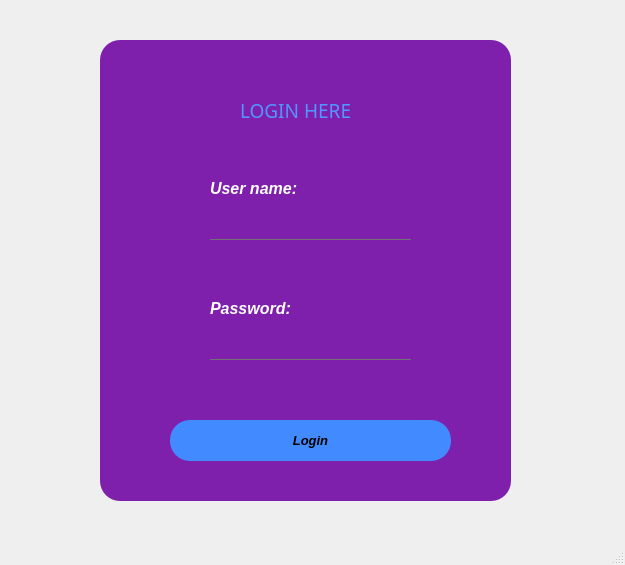
<?xml version="1.0" encoding="UTF-8"?>
<ui version="4.0">
 <class>login</class>
 <widget class="QMainWindow" name="login">
  <property name="geometry">
   <rect>
    <x>0</x>
    <y>0</y>
    <width>625</width>
    <height>565</height>
   </rect>
  </property>
  <property name="windowTitle">
   <string>login</string>
  </property>
  <property name="windowIcon">
   <iconset>
    <normaloff>../maquetteQT/y.png</normaloff>../maquetteQT/y.png</iconset>
  </property>
  <widget class="QWidget" name="centralwidget">
   <widget class="QPushButton" name="pushButton">
    <property name="geometry">
     <rect>
      <x>100</x>
      <y>40</y>
      <width>411</width>
      <height>461</height>
     </rect>
    </property>
    <property name="styleSheet">
     <string notr="true">QPushButton
{
border-radius: 10px 100px / 120px;
background-color: rgb(126, 32, 172);
border-color: rgb(0, 0, 255);
border-radius: 20px;
}</string>
    </property>
    <property name="text">
     <string/>
    </property>
    <property name="iconSize">
     <size>
      <width>600</width>
      <height>600</height>
     </size>
    </property>
   </widget>
   <widget class="QPushButton" name="pushButton_2">
    <property name="geometry">
     <rect>
      <x>230</x>
      <y>-30</y>
      <width>151</width>
      <height>181</height>
     </rect>
    </property>
    <property name="styleSheet">
     <string notr="true">color: #000;
border:none;
background-color: transparent;</string>
    </property>
    <property name="text">
     <string/>
    </property>
    <property name="icon">
     <iconset>
      <normaloff>../maquetteQT/y.png</normaloff>../maquetteQT/y.png</iconset>
    </property>
    <property name="iconSize">
     <size>
      <width>120</width>
      <height>150</height>
     </size>
    </property>
   </widget>
   <widget class="QLabel" name="label">
    <property name="geometry">
     <rect>
      <x>240</x>
      <y>100</y>
      <width>151</width>
      <height>20</height>
     </rect>
    </property>
    <property name="font">
     <font>
      <family>Kristen ITC</family>
      <pointsize>14</pointsize>
      <weight>50</weight>
      <bold>false</bold>
     </font>
    </property>
    <property name="styleSheet">
     <string notr="true">color: rgb(255, 255, 255);
color: rgb(66, 138, 255);
color: rgb(80, 150, 255);</string>
    </property>
    <property name="text">
     <string>LOGIN HERE</string>
    </property>
   </widget>
   <widget class="QPushButton" name="ajouter">
    <property name="geometry">
     <rect>
      <x>170</x>
      <y>420</y>
      <width>281</width>
      <height>41</height>
     </rect>
    </property>
    <property name="font">
     <font>
      <pointsize>10</pointsize>
      <weight>75</weight>
      <italic>true</italic>
      <bold>true</bold>
     </font>
    </property>
    <property name="styleSheet">
     <string notr="true">
QPushButton
{
border-radius: 10px 100px / 120px;

	background-color: rgb(0, 170, 255);
	background-color: rgb(66, 138, 255);
border-color: rgb(0, 0, 255);
border-radius: 20px;
}
QPushButton:hover
{

border-left:10px solid rgb(255, 255, 255);
color:rgb(255, 255, 255);
}
QPushButton:pressed
{
font: 11pt &quot;Microsoft YaHei&quot;;
}

</string>
    </property>
    <property name="text">
     <string>Login</string>
    </property>
   </widget>
   <widget class="QLineEdit" name="user">
    <property name="geometry">
     <rect>
      <x>210</x>
      <y>220</y>
      <width>201</width>
      <height>20</height>
     </rect>
    </property>
    <property name="font">
     <font>
      <family>Arial</family>
      <weight>75</weight>
      <bold>true</bold>
     </font>
    </property>
    <property name="styleSheet">
     <string notr="true">QLineEdit
{
background:transparent;
border:none;
	color: rgb(255, 255, 255);
border-bottom:1px solid #717072;
font-weight: bold;
}</string>
    </property>
    <property name="text">
     <string/>
    </property>
   </widget>
   <widget class="QLineEdit" name="password">
    <property name="geometry">
     <rect>
      <x>210</x>
      <y>340</y>
      <width>201</width>
      <height>20</height>
     </rect>
    </property>
    <property name="styleSheet">
     <string notr="true">QLineEdit
{
background:transparent;
border:none;
	color: rgb(255, 255, 255);
border-bottom:1px solid #717072;
}</string>
    </property>
    <property name="text">
     <string/>
    </property>
    <property name="echoMode">
     <enum>QLineEdit::Password</enum>
    </property>
   </widget>
   <widget class="QLabel" name="label_2">
    <property name="geometry">
     <rect>
      <x>210</x>
      <y>180</y>
      <width>111</width>
      <height>16</height>
     </rect>
    </property>
    <property name="font">
     <font>
      <family>Arial</family>
      <pointsize>12</pointsize>
      <weight>75</weight>
      <italic>true</italic>
      <bold>true</bold>
     </font>
    </property>
    <property name="styleSheet">
     <string notr="true">color: rgb(66, 138, 255);	
color: rgb(255, 255, 255);</string>
    </property>
    <property name="text">
     <string>User name:</string>
    </property>
   </widget>
   <widget class="QLabel" name="label_3">
    <property name="geometry">
     <rect>
      <x>210</x>
      <y>300</y>
      <width>111</width>
      <height>16</height>
     </rect>
    </property>
    <property name="font">
     <font>
      <family>Arial</family>
      <pointsize>12</pointsize>
      <weight>75</weight>
      <italic>true</italic>
      <bold>true</bold>
     </font>
    </property>
    <property name="styleSheet">
     <string notr="true">color: rgb(66, 138, 255);	
color: rgb(255, 255, 255);</string>
    </property>
    <property name="text">
     <string>Password:</string>
    </property>
   </widget>
   <widget class="QPushButton" name="pushButton_3">
    <property name="geometry">
     <rect>
      <x>140</x>
      <y>290</y>
      <width>121</width>
      <height>31</height>
     </rect>
    </property>
    <property name="styleSheet">
     <string notr="true">color: #000;
border:none;
background-color: transparent;
</string>
    </property>
    <property name="text">
     <string/>
    </property>
    <property name="icon">
     <iconset>
      <normaloff>../maquetteQT/secrecy-icon.png</normaloff>../maquetteQT/secrecy-icon.png</iconset>
    </property>
    <property name="iconSize">
     <size>
      <width>20</width>
      <height>20</height>
     </size>
    </property>
   </widget>
   <widget class="QPushButton" name="pushButton_4">
    <property name="geometry">
     <rect>
      <x>140</x>
      <y>170</y>
      <width>121</width>
      <height>31</height>
     </rect>
    </property>
    <property name="styleSheet">
     <string notr="true">color: #000;
border:none;
background-color: transparent;
</string>
    </property>
    <property name="text">
     <string/>
    </property>
    <property name="icon">
     <iconset>
      <normaloff>../maquetteQT/edit-user-icon.png</normaloff>../maquetteQT/edit-user-icon.png</iconset>
    </property>
    <property name="iconSize">
     <size>
      <width>16</width>
      <height>16</height>
     </size>
    </property>
   </widget>
   <widget class="QLabel" name="label_4">
    <property name="geometry">
     <rect>
      <x>-10</x>
      <y>-20</y>
      <width>671</width>
      <height>581</height>
     </rect>
    </property>
    <property name="text">
     <string/>
    </property>
   </widget>
   <zorder>label_4</zorder>
   <zorder>pushButton</zorder>
   <zorder>pushButton_2</zorder>
   <zorder>label</zorder>
   <zorder>ajouter</zorder>
   <zorder>user</zorder>
   <zorder>password</zorder>
   <zorder>label_2</zorder>
   <zorder>label_3</zorder>
   <zorder>pushButton_3</zorder>
   <zorder>pushButton_4</zorder>
  </widget>
  <widget class="QMenuBar" name="menubar">
   <property name="geometry">
    <rect>
     <x>0</x>
     <y>0</y>
     <width>625</width>
     <height>22</height>
    </rect>
   </property>
  </widget>
  <widget class="QStatusBar" name="statusbar"/>
 </widget>
 <resources/>
 <connections/>
</ui>
